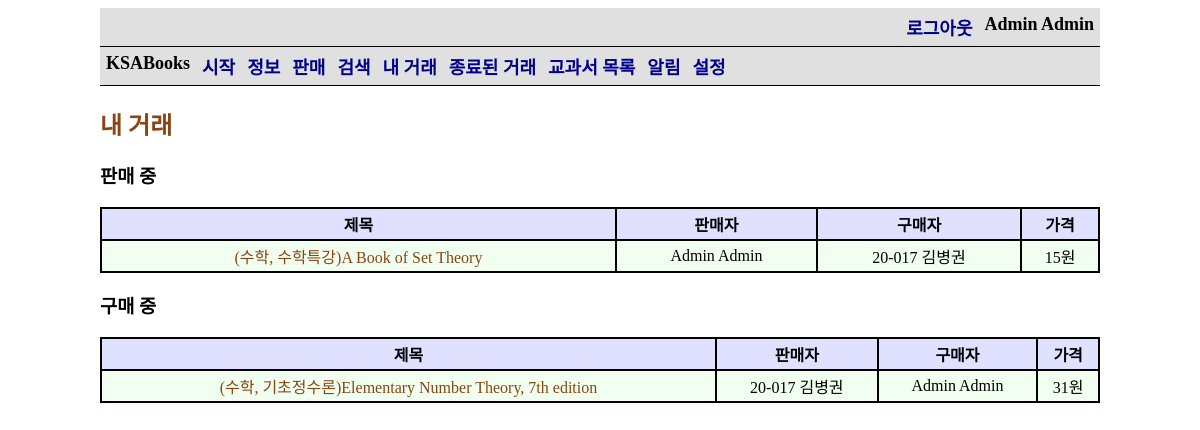
The app's page /my-offers/ (signed in) with its own data.
### ksa_books_app/models.py (models this page shows)
class StudentUser(AbstractBaseUser, PermissionsMixin):
    objects = StudentUserManager()
    student_id = models.CharField(max_length=10, verbose_name='학번', help_text='00-000', unique=True)
    name = models.CharField(max_length=100, verbose_name='이름')
    email = models.EmailField()
    is_active = models.BooleanField(default=True)
    is_admin = models.BooleanField(default=False)
    is_superuser = models.BooleanField(default=False)
    is_staff = models.BooleanField(default=False)
    date_joined = models.DateTimeField(auto_now_add=True)
    notifications = models.ManyToManyField(Notification, blank=True)
    unread_notification = models.PositiveIntegerField(default=0)
    notify_books = models.ManyToManyField(Book, verbose_name='원하는 책', blank=True)
    notify_comment = models.BooleanField(default=True, verbose_name='자신에게 댓글을 썼을 때')
    notify_new_offer = models.BooleanField(default=True, verbose_name='원하는 책이 올라왔을 때')
    notify_sold_to_user = models.BooleanField(default=True, verbose_name='자신에게 책을 판매했을 때')
    notify_sold_to_other = models.BooleanField(default=True, verbose_name='구매 신청한 책이 다른 사람에게 판매되었을 때')
    notify_new_want = models.BooleanField(default=True, verbose_name='자신의 책을 누군가 구매 신청했을 때')
    USERNAME_FIELD = 'student_id'
    REQUIRED_FIELDS = ['name']
    def __str__(self):
        return ' '.join([self.student_id, self.name])
    def is_international(self):
        return self.student_id[3] == '2'

class Offer(models.Model):
    seller = models.ForeignKey(settings.AUTH_USER_MODEL, on_delete=models.SET_NULL, null=True,
                               related_name='offer_seller')
    buyer = models.ForeignKey(settings.AUTH_USER_MODEL, on_delete=models.SET_NULL, null=True, blank=True,
                              related_name='offer_buyer')
    want_users = models.ManyToManyField(settings.AUTH_USER_MODEL, blank=True)
    seller_done = models.BooleanField(null=True, default=False)
    seller_done_time = models.DateTimeField(null=True)
    buyer_done = models.BooleanField(null=True, default=False)
    buyer_done_time = models.DateTimeField(null=True)
    book = models.ForeignKey(Book, on_delete=models.SET_NULL, null=True, verbose_name='책')
    price = models.PositiveIntegerField(verbose_name='판매 가격')
    quality = models.CharField(choices=QUALITY, max_length=1, verbose_name='보관 상태', null=True)
    explain = models.TextField(verbose_name='내용', null=True, blank=True)
    date_time = models.DateTimeField(auto_now_add=True, null=True)
    views = models.ManyToManyField(settings.AUTH_USER_MODEL, blank=True, related_name='views')
    def get_absolute_url(self):
        return reverse('check-offer', args=[str(self.id)])

class Book(models.Model):
    title = models.CharField(max_length=100, verbose_name='제목')
    author = models.CharField(max_length=100, verbose_name='저자')
    courses = models.ManyToManyField(Course, verbose_name='과목')
    subject = models.ForeignKey(Subject, verbose_name='교과', on_delete=models.SET_NULL, null=True)
    publisher = models.CharField(max_length=100, verbose_name='출판사')
    isbn = models.CharField(max_length=13, verbose_name='ISBN',
                            help_text='13 Character <a href="https://www.isbn-international.org/content/what-isbn">ISBN number</a>')
    list_price = models.PositiveIntegerField(verbose_name='정가', null=True, blank=True)
    group_price = models.PositiveIntegerField(verbose_name='공동구매 가격', null=True, blank=True)
    using = models.BooleanField(verbose_name='사용 여부')
    class Meta:
        permissions = (
            ('load_data', 'Can load data'),
        )
        ordering = ['subject']
    def __str__(self):
        return f'({self.subject}, {self.display_courses()}){self.title}'
    def display_courses(self):
        return ', '.join([str(c) for c in self.courses.all()])
    display_courses.short_description = '수업'

class Subject(models.Model):
    name = models.CharField(max_length=10, verbose_name='교과명')
    def __str__(self):
        return self.name

class Course(models.Model):
    subject = models.ForeignKey(Subject, on_delete=models.SET_NULL, verbose_name='교과', null=True)
    name = models.CharField(max_length=50, verbose_name='과목명')
    open = models.BooleanField(verbose_name='수강 가능')
    def __str__(self):
        return self.name

### ksa_books_app/views.py (the view)
# urls.py: path('my-offers/', views.my_offers, name='my-offers'),
@login_required
def my_offers(request):
    sell_offers = Offer.objects.filter(seller=request.user).filter(seller_done=False)
    buy_offers = Offer.objects.filter(want_users=request.user).filter(buyer_done=False)
    context = {
        'sell_offers': sell_offers,
        'buy_offers': buy_offers,
    }
    return render(request, 'my_offers.html', context=context)

### ksa_books_app/templates/my_offers.html
{% extends 'base_generic.html' %}
{% block content %}
    <h2>내 거래</h2>
    <h3>판매 중</h3>
    {% if sell_offers %}
        <table>
            <tr>
                <th>제목</th>
                <th>판매자</th>
                <th>구매자</th>
                <th>가격</th>
            </tr>
            {% for sell_offer in sell_offers %}
                <tr>
                    <td><a href="{{ sell_offer.get_absolute_url }}">{{ sell_offer.book }}</a></td>
                    <td>{{ sell_offer.seller }}</td>
                    <td>{{ sell_offer.buyer }}</td>
                    <td>{{ sell_offer.price }}원</td>
                </tr>
            {% endfor %}
        </table>
    {% else %}
        <p>판매 중인 책이 없습니다.</p>
    {% endif %}
    <h3>구매 중</h3>
    {% if buy_offers %}
        <table>
            <tr>
                <th>제목</th>
                <th>판매자</th>
                <th>구매자</th>
                <th>가격</th>
            </tr>
            {% for buy_offer in buy_offers %}
                <tr>
                    <td><a href="{{ buy_offer.get_absolute_url }}">{{ buy_offer.book }}</a></td>
                    <td>{{ buy_offer.seller }}</td>
                    <td>{{ buy_offer.buyer }}</td>
                    <td>{{ buy_offer.price }}원</td>
                </tr>
            {% endfor %}
        </table>
    {% else %}
        <p>구매 중인 책이 없습니다.</p>
    {% endif %}
{% endblock %}

### ksa_books_app/templates/base_generic.html (shortened to what this page needs)
{% load tags %}
<!DOCTYPE html>
<html lang="ko">
<head>
</head>
<body>
    <div class="container">
        <div class="navigation">
            <div class="user">
                {% if user.is_authenticated %}
                    <a href="{% url 'logout' %}">로그아웃</a>
                    <span>{{ user }}</span>
                {% else %}
                    <a href="{% url 'login' %}">로그인</a>
                {% endif %}
            </div>
        </div>
        <div class="navigation">
            <span>KSABooks</span>
            <a href="{% url 'home' %}">시작</a>
            <a href="{% url 'about' %}">정보</a>
            <a href="{% url 'sell' %}">판매</a>
            <a href="{% url 'search' %}">검색</a>
            <a href="{% url 'my-offers' %}">내 거래</a>
            <a href="{% url 'past-transaction' %}">종료된 거래</a>
            <a href="{% url 'book-list' %}">교과서 목록</a>
            {% if user.unread_notification == 0 or not user.is_authenticated %}
                <a href="{% url 'notification' %}">알림</a>
            {% else %}
                <a href="{% url 'notification' %}">알림({{ user.unread_notification }})</a>
            {% endif %}
            <a href="{% url 'setting' %}">설정</a>
        </div>
        <div class="content">
            {% block content %}{% endblock %}
        </div>
    </div>
</body>
</html>

### ksa_books_app/templates/base_generic.html (style rules this page uses)
table, th, td { border: 2px solid #000000; border-collapse: collapse; padding: 3px; text-align: center; }
table { width: 1000px; }
th { background-color: #e0e0ff; }
td { background-color: #f0fff0; }
.container { max-width: 1000px; margin: auto; }
.navigation { overflow: hidden; background-color: #e0e0e0; border-bottom: 1px solid black; }
.navigation a, .navigation span { float: left; display: block; text-align: center; padding: 6px; text-decoration: none; font-weight: bold; font-size: large; }
.navigation a { color: darkblue; }
.navigation span { color: black; }
.user { float: right; }
h2 { color: saddlebrown; }
.content a[href] { color: saddlebrown; text-decoration: none; }

### records on screen
StudentUser: student+name "Admin Admin"
Offer: book "(수학, 수학특강)A Book of Set Theory", seller "Admin Admin", buyer "20-017 김병권", price "15"
Offer: book "(수학, 기초정수론)Elementary Number Theory, 7th edition", seller "20-017 김병권", buyer "Admin Admin", price "31"
